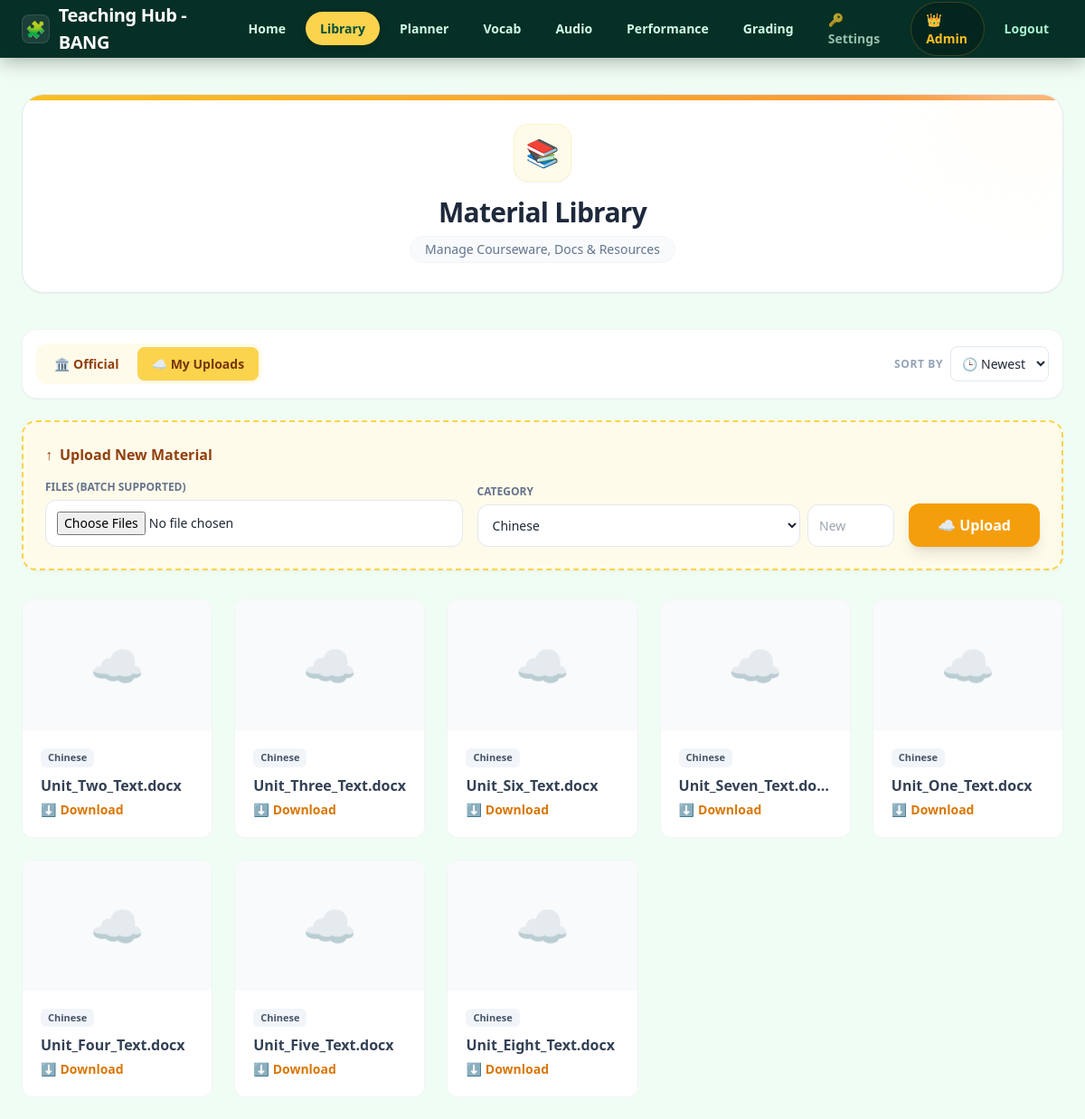
Page /library?tab=user&sort=newest (signed in) on the earlier database version.
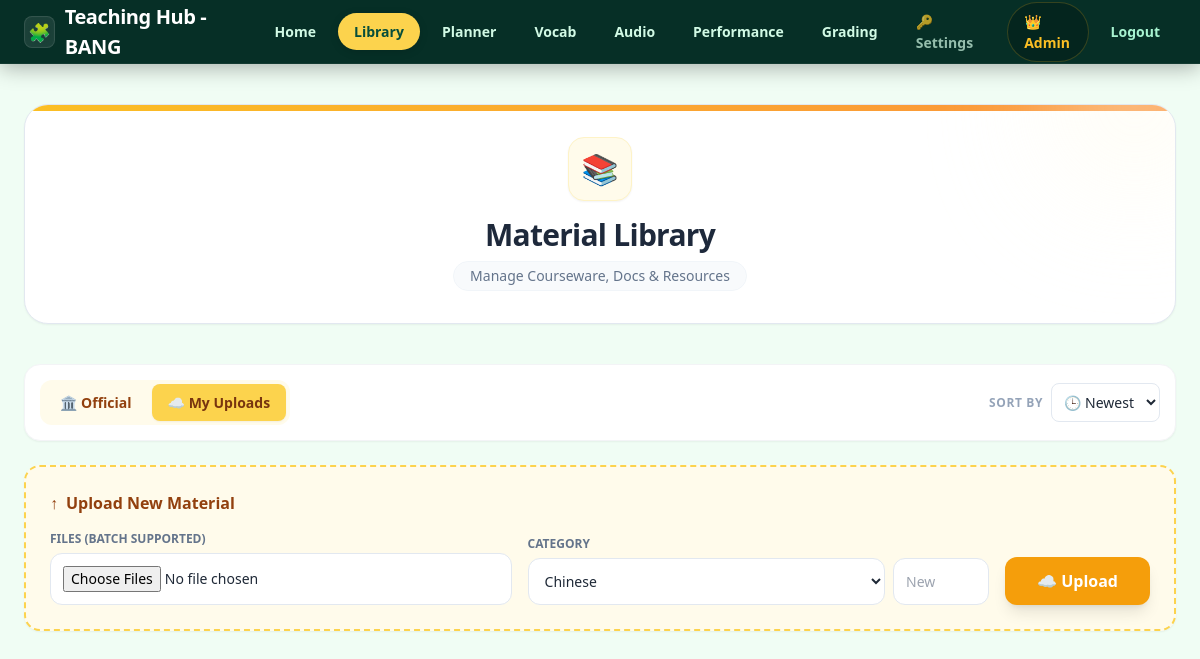
Same page on the later database version.
### tables this page shows
CREATE TABLE materials (
            id INTEGER PRIMARY KEY AUTOINCREMENT,
            filename TEXT NOT NULL,
            category TEXT NOT NULL,
            file_path TEXT NOT NULL,
            cover_path TEXT,
            upload_time DATETIME,
            uploader TEXT
        );

### app.py (the view)
@app.route("/library", methods=["GET","POST"])
@login_required
def library():
    if request.method=="POST":
        files = request.files.getlist("material_file")
        if files and files[0].filename:
            for f in files: save_user_upload_with_db(f, request.files.get("cover_file"), request.form.get("category_select") or "General", LIBRARY_PATH, 'System' if current_user.is_admin else 'User')
    return render_template("library.html", official_materials=get_materials('System'), user_materials=get_materials('User'), categories=get_all_categories(), active_tab=request.args.get('tab','official'), sort_option=request.args.get('sort','newest'))

### app.py (called while the page is built)
@login_manager.user_loader
def load_user(user_id):
    row = get_user_by_id(user_id)
    return User(row[0], row[1], row[2]) if row else None

### services/library_service.py (called while the page is built)
def get_user_by_id(user_id):
    conn = sqlite3.connect('platform.db')
    cursor = conn.cursor()
    cursor.execute('SELECT id, username, is_admin FROM users WHERE id = ?', (user_id,))
    row = cursor.fetchone()
    conn.close()
    return row

def get_all_categories():
    conn = sqlite3.connect('platform.db')
    cursor = conn.cursor()
    try:
        cursor.execute('SELECT DISTINCT category FROM materials')
        rows = cursor.fetchall()
        categories = [row[0] for row in rows]
    except: categories = []
    finally: conn.close()
    defaults = ["Chinese", "English", "French"]
    for d in defaults:
        if d not in categories: categories.append(d)
    return categories

### templates/library.html (shortened to what the changed rows need)
{% extends "base.html" %}
{% block content %}
<div class="max-w-[1200px] mx-auto p-6 fade-in-up">
    <header class="mb-10 bg-white p-8 rounded-3xl border border-slate-200 shadow-sm relative overflow-hidden text-center">
        <div class="relative z-10">
            <h1 class="text-3xl font-black text-slate-800 tracking-tight">Material Library</h1>
        </div>
    </header>
    <div class="{% if active_tab != 'user' %}hidden{% endif %}">
        <div class="grid grid-cols-2 md:grid-cols-4 lg:grid-cols-5 gap-6">
            {% for m in user_materials %}
            <div class="book-card flex flex-col h-full group relative">
                <div class="h-36 bg-slate-50 flex items-center justify-center text-5xl">{% if m.cover_path %}<img src="/library/cover/{{ m.id }}" class="w-full h-full object-cover">{% else %}☁️{% endif %}</div>
                <div class="p-5 flex-1 flex flex-col">
                    <span class="book-tag w-fit mb-2 bg-slate-100 text-slate-600">{{ m.category }}</span>
                    <div class="font-bold text-slate-700 mb-1 truncate text-base">{{ m.filename }}</div>
                    <a href="/library/download/{{ m.id }}" class="download-link"><span>⬇️</span> Download</a>
                </div>
            </div>
            {% endfor %}
        </div>
    </div>
</div>
{% endblock %}

Differences in the rows shown:
removed materials: category "Chinese", filename "Unit_Two_Text.docx"
removed materials: category "Chinese", filename "Unit_Three_Text.docx"
removed materials: category "Chinese", filename "Unit_Six_Text.docx"
removed materials: category "Chinese", filename "Unit_Seven_Text.docx"
removed materials: category "Chinese", filename "Unit_One_Text.docx"
removed materials: category "Chinese", filename "Unit_Four_Text.docx"
removed materials: category "Chinese", filename "Unit_Five_Text.docx"
removed materials: category "Chinese", filename "Unit_Eight_Text.docx"
